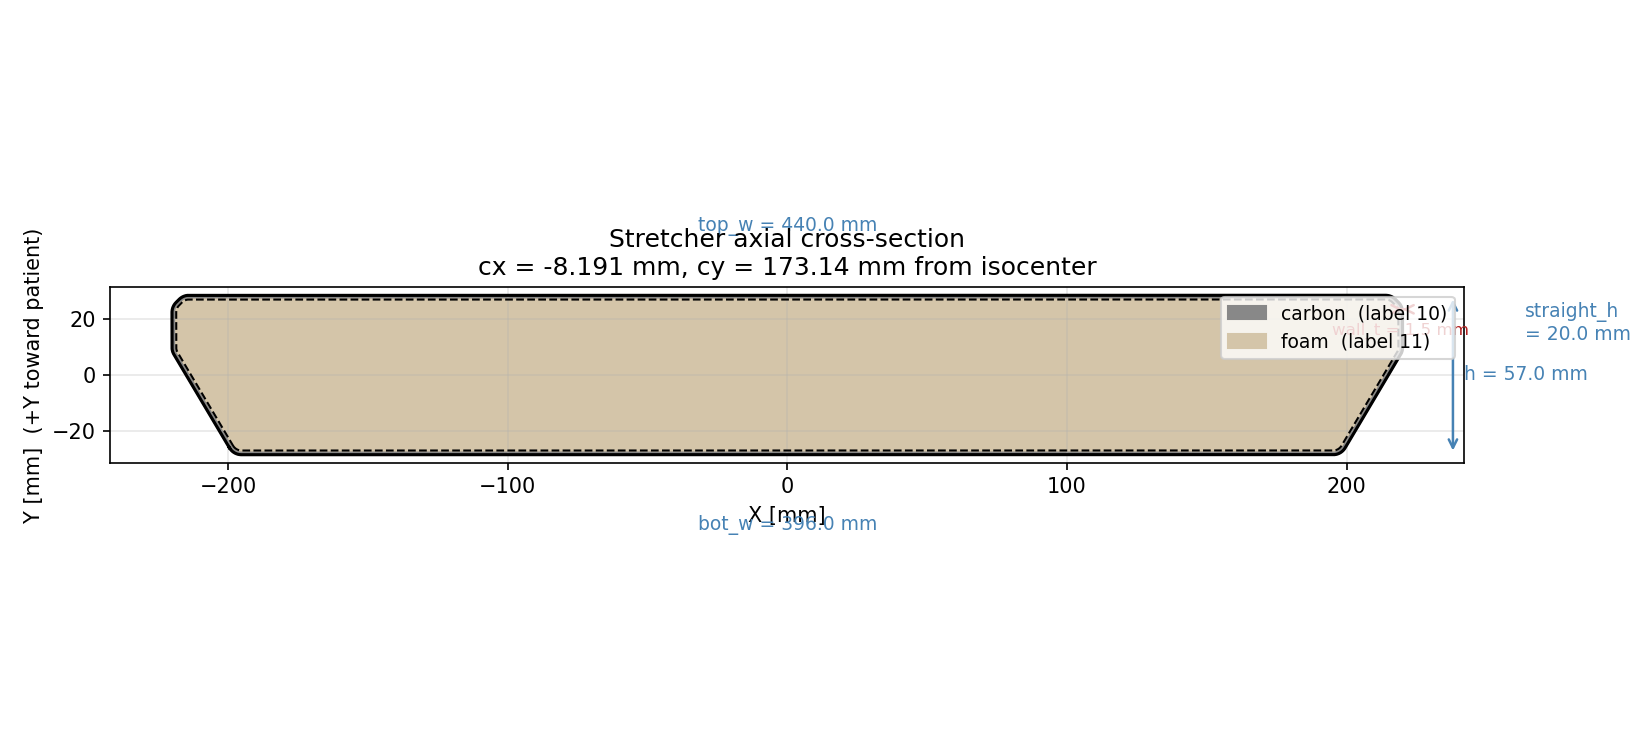

Generate this figure with Python:
#!/usr/bin/env python3
r"""
stretcher_profile.py  -- visualise the stretcher axial cross-section (XY plane).

Cross-section shape (6 vertices, no rounded corners yet):

    <---------- top_w ---------->
    ____________________________________________   -+
    |                                          |    | straight_h
    |                                          |   -+
    /                                          \    | oblique_h  (= h - straight_h,
   /____________________________________________\   |   derived automatically)
    <---------- bot_w ---------->              ----+

Edit the PARAMETERS block with measured values, then run:
    python stretcher_profile.py

Parameters marked  *** MEASURE ***  are not in the .cfg file.
All other defaults come from:  params/dicom_to_mcgpu_template.cfg
"""

import numpy as np
import matplotlib.pyplot as plt

# ═══════════════════════════════════════════════════════════════════════════════
#  PARAMETERS  (all mm)
# ═══════════════════════════════════════════════════════════════════════════════

# Runtime position relative to isocenter (does not affect the shape)
cx_mm = -8.191      # from stretcher_cx_mm
cy_mm = 173.14      # from stretcher_cy_mm

# Outer profile
top_w      = 440.0  # outer width at the flat top               [mm]  ← stretcher_width_mm
bot_w      = 396.0  # outer width at the flat bottom            [mm]  *** MEASURE ***
h          =  57.0  # total outer height (carbon 2 + foam 36)   [mm]  ← sum of old thicknesses
straight_h =  20.0  # height of the vertical straight sides     [mm]  *** MEASURE ***
#                     oblique section height = h - straight_h  (derived)

# Shell
wall_t   =   1.5    # carbon wall thickness                     [mm]  ← stretcher_carbon_thickness_mm
chamfer  =   4.0    # size of the 45° chamfer at the top corners [mm]
corner_r =   5.0    # rounding radius applied to all corners     [mm]
fill     = "foam"   # interior material: "foam" or "air"

# ═══════════════════════════════════════════════════════════════════════════════


def inward_offset_polygon(vertices, d):
    """
    Offset a convex CCW polygon inward by distance d (sharp corners).
    Each inner vertex is the intersection of the two adjacent offset edges.
    """
    pts = np.array(vertices, dtype=float)
    n   = len(pts)

    # Inward normal of each edge = left normal of the CCW edge direction
    normals = []
    for i in range(n):
        edge = pts[(i + 1) % n] - pts[i]
        u    = edge / np.linalg.norm(edge)
        normals.append(np.array([-u[1], u[0]]))   # left normal

    inner = []
    for i in range(n):
        # Offset edge (i-1) and offset edge i; find their intersection
        prev = (i - 1) % n
        p1 = pts[prev] + d * normals[prev]
        d1 = pts[i] - pts[prev]

        p2 = pts[i] + d * normals[i]
        d2 = pts[(i + 1) % n] - pts[i]

        # Solve p1 + t*d1 = p2 + s*d2
        A   = np.array([[d1[0], -d2[0]], [d1[1], -d2[1]]])
        b   = p2 - p1
        det = A[0, 0] * A[1, 1] - A[0, 1] * A[1, 0]
        if abs(det) < 1e-10:          # parallel edges — keep offset point
            inner.append(p2.tolist())
        else:
            t = (b[0] * A[1, 1] - b[1] * A[0, 1]) / det
            inner.append((p1 + t * d1).tolist())

    return np.array(inner)


def round_polygon(vertices, r, n_arc=20):
    """Replace each vertex of a convex CCW polygon with a circular arc of radius r."""
    pts = np.array(vertices, dtype=float)
    n   = len(pts)
    result = []

    for i in range(n):
        p0 = pts[(i - 1) % n]
        p1 = pts[i]
        p2 = pts[(i + 1) % n]

        u_in  = (p1 - p0) / np.linalg.norm(p1 - p0)
        u_out = (p2 - p1) / np.linalg.norm(p2 - p1)

        cos_a    = np.clip(np.dot(u_in, u_out), -1.0, 1.0)
        half_ext = np.arccos(cos_a) / 2.0

        if half_ext < 1e-9 or r < 1e-9:
            result.append(p1.tolist())
            continue

        d    = r * np.tan(half_ext)
        tp1  = p1 - d * u_in
        tp2  = p1 + d * u_out

        perp  = np.array([-u_in[1], u_in[0]])          # left normal (inward for CCW)
        cross = u_in[0]*u_out[1] - u_in[1]*u_out[0]
        if cross < 0:
            perp = -perp
        centre = tp1 + r * perp

        a1 = np.arctan2(tp1[1] - centre[1], tp1[0] - centre[0])
        a2 = np.arctan2(tp2[1] - centre[1], tp2[0] - centre[0])
        if a2 < a1:
            a2 += 2.0 * np.pi

        r_arc  = np.linalg.norm(tp1 - centre)
        angles = np.linspace(a1, a2, n_arc)
        arc    = centre + r_arc * np.column_stack([np.cos(angles), np.sin(angles)])
        result.extend(arc.tolist())

    return np.array(result)


def shell_profile(top_w, bot_w, h, straight_h, wall_t, chamfer, corner_r):
    """Return outer and inner (N,2) CCW polygon arrays for the shell cross-section."""
    hw_t   = top_w / 2.0
    hw_b   = bot_w / 2.0
    ht     = h / 2.0
    kink_y = ht - straight_h     # y of the straight/oblique junction
    c      = chamfer

    # 8 vertices: chamfer replaces each top corner with a 45° diagonal segment
    outer = np.array([
        [-hw_b,     -ht    ],   # BL
        [ hw_b,     -ht    ],   # BR
        [ hw_t,      kink_y],   # kink-R  (bottom of right vertical)
        [ hw_t,      ht - c],   # chamfer-R bottom
        [ hw_t - c,  ht    ],   # chamfer-R top
        [-hw_t + c,  ht    ],   # chamfer-L top
        [-hw_t,      ht - c],   # chamfer-L bottom
        [-hw_t,      kink_y],   # kink-L  (bottom of left vertical)
    ])
    inner_sharp = inward_offset_polygon(outer, wall_t)
    outer = round_polygon(outer, corner_r)
    inner = round_polygon(inner_sharp, max(corner_r - wall_t, 0.0))

    return outer, inner


# ── Build profiles ────────────────────────────────────────────────────────────
outer, inner = shell_profile(top_w, bot_w, h, straight_h, wall_t, chamfer, corner_r)

oblique_h = h - straight_h
print(f"Derived oblique section height: {oblique_h:.1f} mm")

# ── Plot ──────────────────────────────────────────────────────────────────────
fig, ax = plt.subplots(figsize=(11, 5))

def closed(pts):
    return np.vstack([pts, pts[0]])

fill_color = "#d4c5a9" if fill == "foam" else "#dddddd"
ax.fill(outer[:, 0], outer[:, 1], color="#888888", label="carbon  (label 10)")
ax.fill(inner[:, 0], inner[:, 1], color=fill_color, label=f"{fill}  (label 11)")
ax.plot(closed(outer)[:, 0], closed(outer)[:, 1], "k-",  lw=1.5)
ax.plot(closed(inner)[:, 0], closed(inner)[:, 1], "k--", lw=1.0)

# ── Dimension annotations ─────────────────────────────────────────────────────
ht  = h / 2.0
pad = 18
kw_arr  = dict(arrowstyle="<->", color="steelblue", lw=1.2)
kw_txt  = dict(ha="center", color="steelblue", fontsize=9)

# top_w
ax.annotate("", xy=( top_w/2, ht + pad), xytext=(-top_w/2, ht + pad), arrowprops=kw_arr)
ax.text(0, ht + pad + 5, f"top_w = {top_w} mm", **kw_txt)

# bot_w
ax.annotate("", xy=( bot_w/2, -ht - pad), xytext=(-bot_w/2, -ht - pad), arrowprops=kw_arr)
ax.text(0, -ht - pad - 9, f"bot_w = {bot_w} mm", **kw_txt)

# total height h
ax.annotate("", xy=(top_w/2 + pad, ht), xytext=(top_w/2 + pad, -ht), arrowprops=kw_arr)
ax.text(top_w/2 + pad + 4, 0, f"h = {h} mm", va="center", ha="left", color="steelblue", fontsize=9)

# straight_h (right side)
kink_y = -ht + oblique_h
ax.annotate("", xy=(top_w/2 + pad*2.2, ht), xytext=(top_w/2 + pad*2.2, kink_y), arrowprops=kw_arr)
ax.text(top_w/2 + pad*2.2 + 4, (ht + kink_y)/2,
        f"straight_h\n= {straight_h} mm", va="center", ha="left", color="steelblue", fontsize=9)

# wall thickness indicator (top-right corner, horizontal)
ax.annotate("", xy=(top_w/2, ht - 5), xytext=(top_w/2 - wall_t, ht - 5),
            arrowprops=dict(arrowstyle="<->", color="firebrick", lw=1.2))
ax.text(top_w/2 - wall_t/2, ht - 10,
        f"wall_t = {wall_t} mm", ha="center", va="top", color="firebrick", fontsize=8)

ax.set_aspect("equal")
ax.grid(True, alpha=0.3)
ax.legend(loc="upper right", fontsize=9)
ax.set_xlabel("X [mm]")
ax.set_ylabel("Y [mm]  (+Y toward patient)")
ax.set_title(
    "Stretcher axial cross-section\n"
    f"cx = {cx_mm} mm, cy = {cy_mm} mm from isocenter"
)

plt.tight_layout()
plt.savefig("stretcher_profile.png", dpi=150)
plt.show()

# ── Summary ───────────────────────────────────────────────────────────────────
print("\nParameters in use:")
print(f"  cx_mm      = {cx_mm}")
print(f"  cy_mm      = {cy_mm}")
print(f"  top_w      = {top_w}   mm")
print(f"  bot_w      = {bot_w}   mm  *** verify ***")
print(f"  h          = {h}    mm")
print(f"  straight_h = {straight_h}   mm  *** verify ***")
print(f"  wall_t     = {wall_t}    mm")
print(f"  chamfer    = {chamfer}    mm")
print(f"  corner_r   = {corner_r}    mm")
print(f"  fill       = {fill}")
